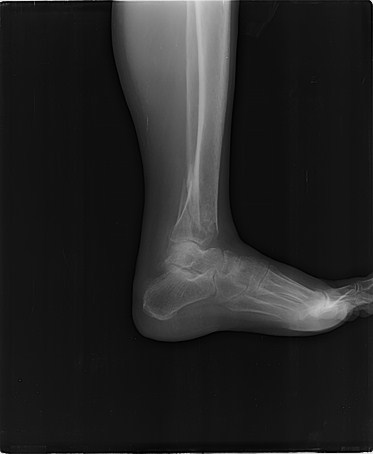
#> input picture ID001-xray.png, 373 x 454 px, found by its file name
$ python 06_softtissue.py
#> lines starting #> are read from the running program, lines starting #| are printed output that depends on the picture; after the words box and inside, x2 and y2 are one past the last pixel; in counts of white or black regions, pixels touching at a corner belong together
### multi-agent-single-model/qwen3.8-27b/ID001-xray_analysis/scripts/common.py
import os
import numpy as np
import cv2
from PIL import Image

BASE = "/home/ralph/projects/ufsc/pablo-xray-tests-claude/ID001-xray_analysis"
IMG_DIR = os.path.join(BASE, "images")
ORIG = os.path.join(IMG_DIR, "ID001-xray.png")


def load_gray():
    img = Image.open(ORIG).convert("L")
    return np.array(img, dtype=np.uint8)


def load_rgb():
    return np.array(Image.open(ORIG), dtype=np.uint8)


def clahe(gray, clip=3.0, tile=(8, 8)):
    return cv2.createCLAHE(clipLimit=clip, tileGridSize=tile).apply(gray)


# [6 lines left out: function crop_zoom, not called in this run]


def save(name, arr):
    path = os.path.join(IMG_DIR, name)
    if arr.ndim == 2:
        Image.fromarray(arr, mode="L").convert("RGB").save(path)
    else:
        Image.fromarray(arr, mode="RGB").save(path)
    print("saved", path, arr.shape)
    return path


def unsharp(gray, sigma=2.0, amount=2.0):
    blurred = cv2.GaussianBlur(gray, (0, 0), sigma)
    return np.clip(gray.astype(np.int16) + amount * (gray.astype(np.int16) - blurred.astype(np.int16)), 0, 255).astype(np.uint8)

### multi-agent-single-model/qwen3.8-27b/ID001-xray_analysis/scripts/06_softtissue.py
"""[13] Soft-tissue window (bone-saturating) + skin-line contour overlay + standardized thickness stations."""
import os
import sys
import cv2
import numpy as np
sys.path.insert(0, os.path.dirname(os.path.abspath(__file__)))
from common import load_gray, save, BASE

g = load_gray()
h, w = g.shape
#> h = 454; w = 373

# bone-saturating display window: bone (~>150) -> white, soft tissue mid-tone
disp = np.clip(127 + (g.astype(np.float32) - 95.0) * 2.3, 0, 255).astype("uint8")
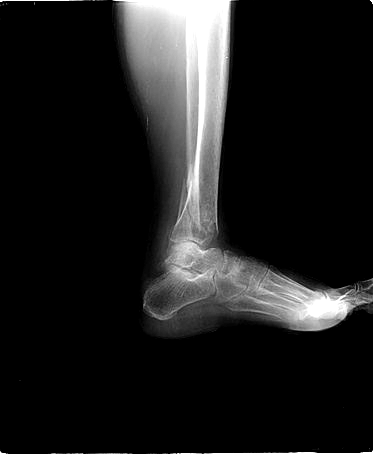
#> disp: shape (454, 373); min 0, max 255, mean 28.8
out = cv2.cvtColor(disp, cv2.COLOR_GRAY2RGB)

# local background from margins per row (left margin) and per column (top/bottom margins)
def row_bg(y):
    return float(np.median(g[y, 5:25]))

def col_bg_top(x):
    return float(np.median(g[5:25, x]))

def col_bg_bot(x):
    return float(np.median(g[h-25:h-5, x]))

post_skin = {}
for y in range(250, 346):
    bg = row_bg(y)
    row = g[y, 100:300]
    xs = np.where(row > bg + 8)[0]
    if len(xs):
        post_skin[y] = 100 + int(xs[0])
#> after the loop, post_skin = 91 items

dorsal_skin = {}
for x in range(150, 372):
    bg = col_bg_top(x)
    col = g[200:345, x]
    ys = np.where(col > bg + 8)[0]
    if len(ys):
        dorsal_skin[x] = 200 + int(ys[0])
#> this loop made 222 passes
#> bg on passes 1 to 3: 134.5, 133.5, 134.5
#> after the loop, dorsal_skin = 142 items

plantar_skin = {}
for x in range(140, 341):
    bg = col_bg_bot(x)
    col = g[345:h-20, x]
    ys = np.where(col > bg + 8)[0]
    if len(ys):
        plantar_skin[x] = 345 + int(ys.max())
#> this loop made 201 passes
#> bg on passes 1 to 3: 19, 19, 19
#> after the loop, plantar_skin = {255: 399, 325: 423}

YELLOW = (0, 255, 255)
RED = (0, 0, 255)

# draw contours
for y, x in sorted(post_skin.items()):
    cv2.circle(out, (x, y), 1, YELLOW, -1)
#> this loop made 91 passes
#> x on passes 1 to 12: 140, 140, 139, 139, 139, 140, 139, 139, 139, 139, 138, 138
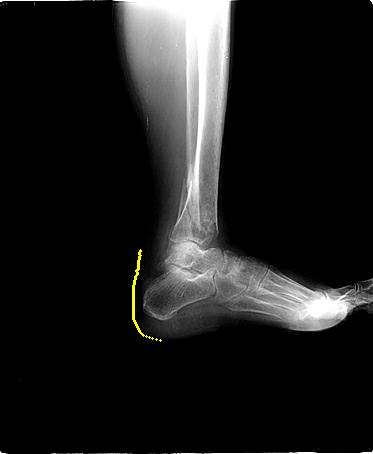
#> out: shape (454, 373, 3); mean B, G, R 28.8, 29.3, 29.3
for x, y in sorted(dorsal_skin.items()):
    cv2.circle(out, (x, y), 1, YELLOW, -1)
#> this loop made 142 passes
#> y on passes 1 to 12: 264, 252, 256, 255, 253, 252, 249, 245, 237, 224, 240, 241
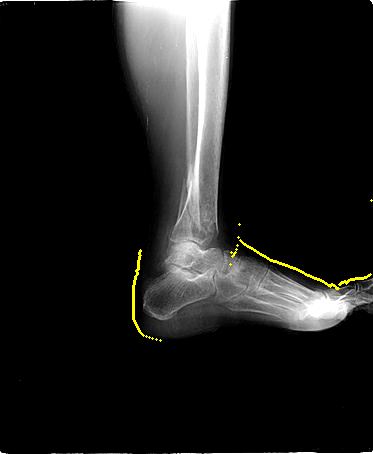
#> out: shape (454, 373, 3); 0.27% of pixels changed, all inside (x1, y1, x2, y2) = (229, 199, 373, 290)
for x, y in sorted(plantar_skin.items()):
    cv2.circle(out, (x, y), 1, YELLOW, -1)
#> this loop made 2 passes
#> (x, y) on passes 1 to 2: (255, 399), (325, 423)
#> out: shape (454, 373, 3); 0.01% of pixels changed, all inside (x1, y1, x2, y2) = (254, 398, 327, 425)

def bone_x_right(y, x_start):
    # posterior calcaneal cortex here measures ~55-75 grey (below the 80 used for
    # midfoot bone); soft tissue in this station is <= ~47, so threshold 55
    row = g[y, x_start:320]
    xs = np.where(row >= 55)[0]
    return x_start + int(xs[0]) if len(xs) else None

def bone_y_down(x, y_start):
    col = g[y_start:345, x]
    ys = np.where(col >= 80)[0]
    return y_start + int(ys[0]) if len(ys) else None

notes = []
# heel-pad stations (posterior skin line -> posterior calcaneal cortex), thickness in px
for y in (295, 305, 315):
    if y in post_skin:
        xs = post_skin[y]
        xc = bone_x_right(y, xs + 2)
        if xc:
            th = xc - xs
            cv2.line(out, (xs, y), (xc, y), RED, 1)
            cv2.putText(out, f"hp y{y}:{th}px", (xs - 55, y + 12), cv2.FONT_HERSHEY_SIMPLEX, 0.3, RED, 1, cv2.LINE_AA)
            notes.append(f"heel pad at y={y}: skin x={xs}, cortex x={xc}, thickness={th}px")
#> this loop made 3 passes
#> (xc, th) on passes 1 to 3: (144, 11), (143, 10), (148, 15)
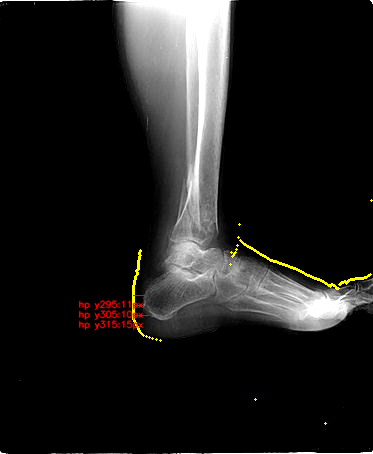
#> out: shape (454, 373, 3); mean B, G, R 28.8, 29.9, 30.7
#> after the loop, notes = 3 items
# dorsal band stations (dorsal skin line -> first bone below), thickness in px
# x must be beyond the distal tibia (x>215) to measure foot, not leg, soft tissue
for x in (230, 260, 300):
    if x in dorsal_skin:
        ys = dorsal_skin[x]
        yb = bone_y_down(x, ys + 2)
        if yb:
            th = yb - ys
            cv2.line(out, (x, ys), (x, yb), RED, 1)
            cv2.putText(out, f"ds x{x}:{th}px", (x + 3, ys + 14), cv2.FONT_HERSHEY_SIMPLEX, 0.3, RED, 1, cv2.LINE_AA)
            notes.append(f"dorsal band at x={x}: skin y={ys}, bone y={yb}, thickness={th}px")
#> this loop made 3 passes
#> (yb, th) on passes 1 to 3: (266, 2), (267, 13), (284, 13)
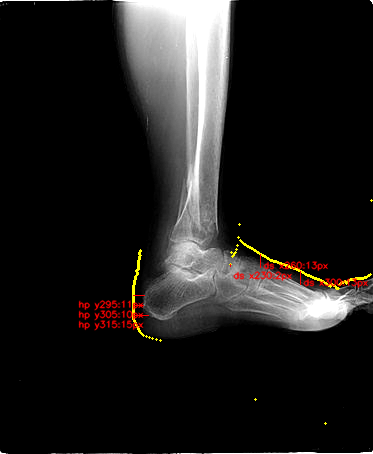
#> out: shape (454, 373, 3); 0.75% of pixels changed, all inside (x1, y1, x2, y2) = (230, 254, 369, 289)
#> after the loop, notes = 6 items

save("13_softtissue_contour.png", out)
#| saved /home/ralph/projects/ufsc/pablo-xray-tests-claude/ID001-xray_analysis/images/13_softtissue_contour.png (454, 373, 3)
print("\n".join(notes))
#| heel pad at y=295: skin x=133, cortex x=144, thickness=11px
#| heel pad at y=305: skin x=133, cortex x=143, thickness=10px
#| heel pad at y=315: skin x=133, cortex x=148, thickness=15px
#| dorsal band at x=230: skin y=264, bone y=266, thickness=2px
#| dorsal band at x=260: skin y=254, bone y=267, thickness=13px
#| dorsal band at x=300: skin y=271, bone y=284, thickness=13px
with open(os.path.join(BASE, "planning", "softtissue_measurements.txt"), "w") as f:
    f.write("SOFT-TISSUE MEASUREMENTS (pixels; no physical scale in file)\n")
    f.write("\n".join(notes) + "\n")
